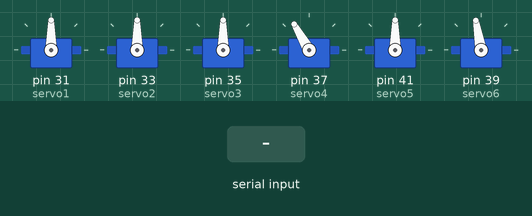
Bench run of a sketch on a simulated Arduino Mega 2560, built with avr-gcc and run on an emulated ATmega2560. Shown: 6 × servo. Inputs (shaded band) come from the test bench.

Above: at 1.2 s.
1.3 s: "MOVE\n" received over Serial
At 1.87 s:
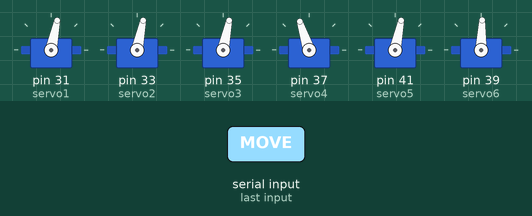
7.3 s: "OPEN_GRIPPER\n" received over Serial
At 8.3 s:
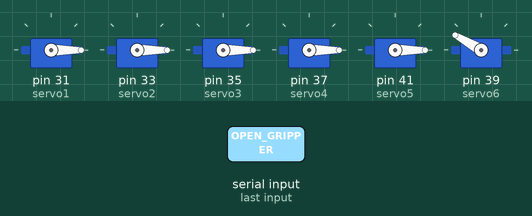
8.8 s: "MOVE,45\n" received over Serial
At 11.6 s:
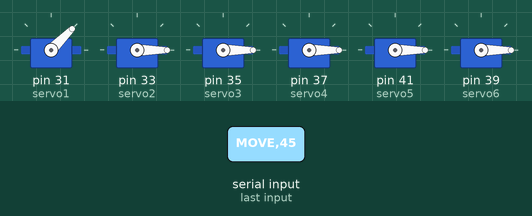
11.8 s: "OPEN_GRIPPER90\n" received over Serial
At 12.5 s:
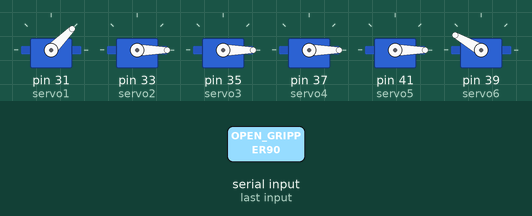
13.3 s: "CLOSE_GRIPPER\n" received over Serial
At 13.6 s:
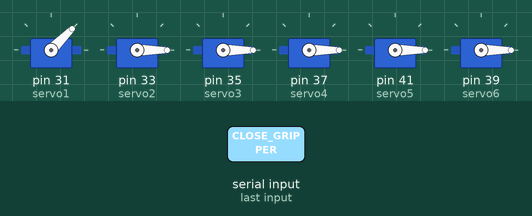
14.8 s: "MOVE90\n" received over Serial
At 18.1 s:
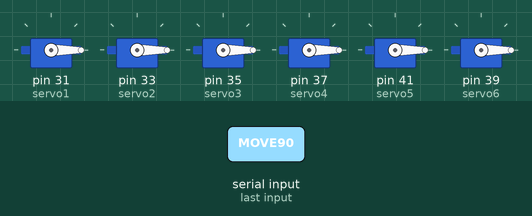
Timing chart, 0 to 18.8 s (numbered marks = the images above; inputs shaded):
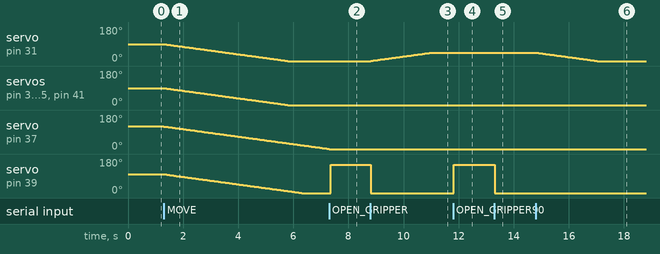

Measured:
- after the input at 1.3 s, servo on pin 31 (servo1), servo on pin 33 (servo2), servo on pin 35 (servo3), servo on pin 41 (servo5): moves from 90° to 0° over 4.5 s, starting at once; servo on pin 37 (servo4): moves from 120° to 1° over 6.0 s, starting at once; servo on pin 39 (servo6): moves from 100° to 0° over 5.0 s, starting at once
- after the input at 7.3 s, servo on pin 39 (servo6): 0° → 150° after 0.06 s
- after the input at 8.8 s, servo on pin 31 (servo1): moves from 0° to 45° over 2.2 s, starting at once; servo on pin 39 (servo6): 150° → 0° at once
- after the input at 11.8 s, servo on pin 39 (servo6): 0° → 150° at once
- after the input at 13.3 s, servo on pin 39 (servo6): 150° → 0° at once
- after the input at 14.8 s, servo on pin 31 (servo1): moves from 45° to 0° over 2.2 s, starting at once

The sketch:

Pythonla_al__anArdunioKod.ino
```cpp
#include <Servo.h>

Servo servo1;
Servo servo2;
Servo servo3;
Servo servo4;
Servo servo5;
Servo servo6;

int currentPos1 = 90;
int currentPos2 = 90;
int currentPos3 = 90;
int currentPos4 = 120;
int currentPos5 = 90;
int currentPos6 = 100;

void setup() {
  Serial.begin(9600);
  servo1.attach(31);
  servo2.attach(33);
  servo3.attach(35);
  servo4.attach(37);
  servo5.attach(41);
  servo6.attach(39);

  // Servoları başlangıç pozisyonuna ayarla
  servo1.write(currentPos1);
  servo2.write(currentPos2);
  servo3.write(currentPos3);
  servo4.write(currentPos4);
  servo5.write(currentPos5);
  servo6.write(currentPos6);
}

void moveToPosition(int pos1, int pos2, int pos3, int pos4, int pos5, int pos6, int stepDelay) {
  while (currentPos1 != pos1 || currentPos2 != pos2 || currentPos3 != pos3 || currentPos4 != pos4 || currentPos5 != pos5 || currentPos6 != pos6) {
    if (currentPos1 < pos1) currentPos1++;
    else if (currentPos1 > pos1) currentPos1--;

    if (currentPos2 < pos2) currentPos2++;
    else if (currentPos2 > pos2) currentPos2--;

    if (currentPos3 < pos3) currentPos3++;
    else if (currentPos3 > pos3) currentPos3--;

    if (currentPos4 < pos4) currentPos4++;
    else if (currentPos4 > pos4) currentPos4--;

    if (currentPos5 < pos5) currentPos5++;
    else if (currentPos5 > pos5) currentPos5--;

    if (currentPos6 < pos6) currentPos6++;
    else if (currentPos6 > pos6) currentPos6--;

    servo1.write(currentPos1);
    servo2.write(currentPos2);
    servo3.write(currentPos3);
    servo4.write(currentPos4);
    servo5.write(currentPos5);
    servo6.write(currentPos6);

    delay(stepDelay);
  }
}

void closeGripper() {
  servo6.write(0); // Gripper kapat

}

void openGripper() {
  servo6.write(150); // Gripper aç
  delay(1000); // Gripper açma süresi
}

void loop() {
  if (Serial.available() > 0) {
    String command = Serial.readStringUntil('\n');
    if (command.startsWith("MOVE")) {
      int pos1 = command.substring(5, 8).toInt();
      int pos2 = command.substring(9, 12).toInt();
      int pos3 = command.substring(13, 16).toInt();
      int pos4 = command.substring(17, 20).toInt();
      int pos5 = command.substring(21, 24).toInt();
      int pos6 = command.substring(25, 28).toInt();

      moveToPosition(pos1, pos2, pos3, pos4, pos5, pos6, 50); // Daha uzun bir gecikme süresi (ms)
    } else if (command.startsWith("CLOSE_GRIPPER")) {
      closeGripper(); // Gripper kapat
    } else if (command.startsWith("OPEN_GRIPPER")) {
      openGripper(); // Gripper aç
    }
  }
}
```
